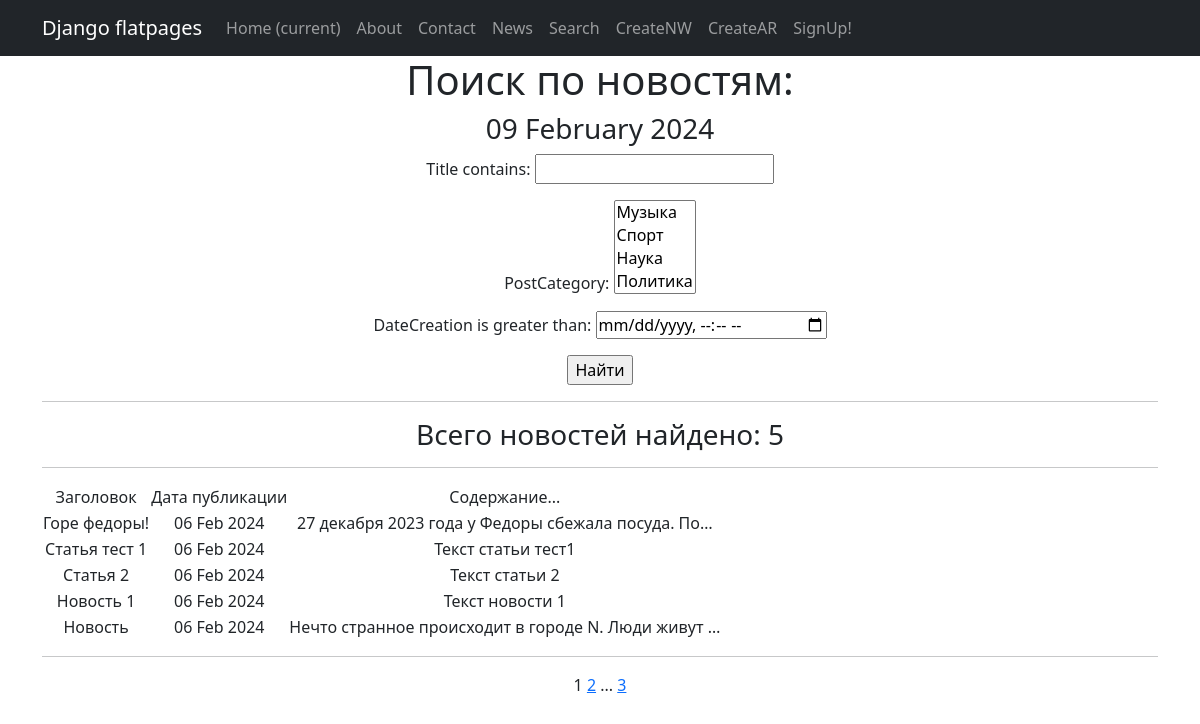
The app's page /news/search/ with its own data.
### news/models.py (models this page shows, shortened)
class Post(models.Model):
    objects = None
    author = models.ForeignKey(Author, on_delete=models.CASCADE)
    categoryType = models.CharField(max_length=2, choices=CATEGORY_CHOICES, default=NEWS) #Выбор статьи или новости
    dateCreation = models.DateTimeField(auto_now_add=True) #Дата и время создания
    postCategory = models.ManyToManyField(Category, through='PostCategory') #Доп связь с категориями
    title = models.CharField(max_length=128) #Заголовок
    text = models.TextField() #текст
    rating = models.SmallIntegerField(default=0) #Рейтинг

### news/views.py (the view)
# urls.py: path('search/', NewsSearch.as_view()),
class NewsSearch(ListView):
    model = Post
    ordering = '-dateCreation'
    template_name = 'flatpages/search.html'
    context_object_name = 'search'
    paginate_by = 5  #  количество записей на странице
    def get_queryset(self):
        queryset = super().get_queryset()
        self.filterset = PostFilter(self.request.GET, queryset)
        return self.filterset.qs
    def get_context_data(self, **kwargs):
        context = super().get_context_data(**kwargs)
        context['filterset'] = self.filterset
        return context

### news/models.py (called while the page is built)
    def __str__(self):
        return f'{self.name}'

### news/templatetags/castom_filters.py (called while the page is built)
@register.filter()
def censor(value):
    bad_words = ('редиска', 'редиски', 'редисками', 'бяка', 'бяки', 'бука', 'буки', 'буки!', 'буками')
    if not isinstance(value, str):
        raise TypeError(f"unresolved type '{type(value)}' expected  type 'str'")
    specialsimbols=('!', ',', '.', ':', ';')
    for word in value.split():
        if word[len(word)-1] in specialsimbols:
            word = word[:len(word)-1]
        if word.lower() in bad_words:
            value = value.replace(word, f"{word[0]}{'*' * (len(word) - 1)}")
    return value

### news/templatetags/castom_tags.py (called while the page is built)
@register.simple_tag()
def current_time(format_string='%b %d %Y'):
   return datetime.utcnow().strftime(format_string)

@register.simple_tag(takes_context=True)
def url_replace(context, **kwargs):
   d = context['request'].GET.copy() #нам позволяет скопировать все параметры текущего запроса.
   for k, v in kwargs.items():
       d[k] = v
   return d.urlencode()

### templates/flatpages/search.html (shortened to what this page needs)
{% extends 'flatpages/default.html' %}
{% load castom_filters %}
{% load castom_tags %} # в этих тегах тот тег, который позволяет не "слетать" фильтрации при пагинации
{% block content %}
<h1>Поиск по новостям: </h1>
<h3>{% current_time '%d %B %Y' %}</h3>
<form action="" method="get">
    {{ filterset.form.as_p }}
    <input type="submit" value="Найти" />
</form>
<hr>
    {% if search %}
    <h3> Всего новостей найдено: {{ search|length }}</h3>
        <hr>
        <table>
            <tr>
                <td> Заголовок </td>
                <td> Дата публикации </td>
                <td> Содержание... </td>
            </tr>
            {% for new in search reversed %}
            <tr>
                <td>{{ new.title|censor }}</td>
                <td>{{ new.dateCreation|date:'d M Y' }}</td>
                <td>{{ new.text|censor|truncatechars:50 }}</td>
            </tr>
            {% endfor %}
        </table>
    {% else %}
        <h2>Таких новостей нет.</h2>
    {% endif %}
    <hr>
    {{ page_obj.number }}
    {% if page_obj.has_next %}
        <a href="?{% url_replace page=page_obj.next_page_number %}">{{ page_obj.next_page_number }}</a>
        {% if paginator.num_pages != page_obj.next_page_number %}
            ...
            <a href="?{% url_replace page=page_obj.paginator.num_pages %}">{{ page_obj.paginator.num_pages }}</a>
        {% endif %}
    {% endif %}
{% endblock content %}

### records on screen
Post: title|censor "Горе федоры!", dateCreation "06 Feb 2024", text|censor "27 декабря 2023 года у Федоры сбежала посуда. По…"
Post: title|censor "Статья тест 1", dateCreation "06 Feb 2024", text|censor "Текст статьи тест1"
Post: title|censor "Статья 2", dateCreation "06 Feb 2024", text|censor "Текст статьи 2"
Post: title|censor "Новость 1", dateCreation "06 Feb 2024", text|censor "Текст новости 1"
Post: title|censor "Новость", dateCreation "06 Feb 2024", text|censor "Нечто странное происходит в городе N. Люди живут …"

### other values on screen
{{ search|length }} "5"
{{ page_obj.number }} "1"
{{ page_obj.next_page_number }} "2"
{{ page_obj.paginator.num_pages }} "3"
